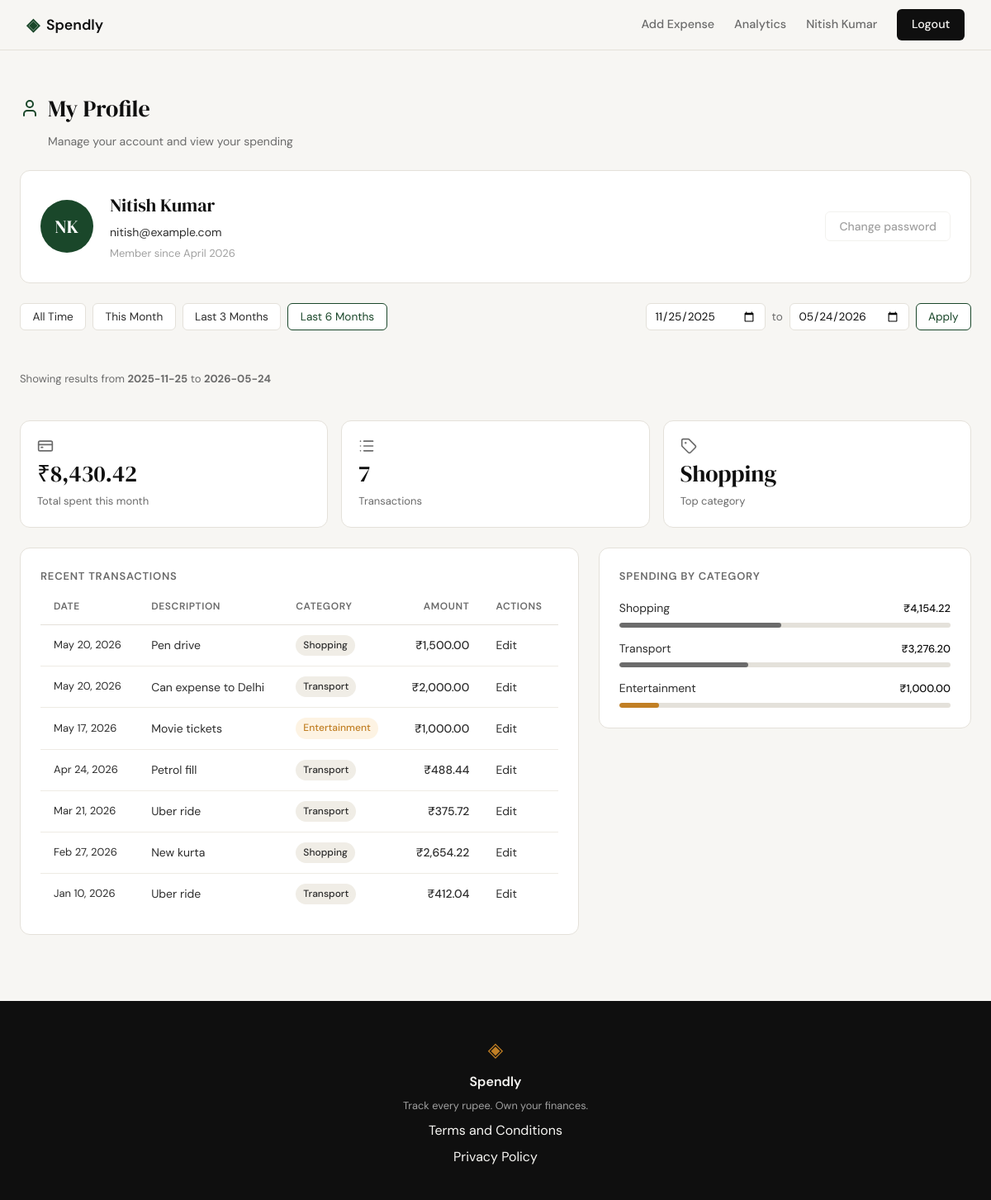
Screenshot of /profile?date_from=2025-11-25&date_to=2026-05-24 (signed in) with the database file from the repository.
### tables this page shows
CREATE TABLE users (
            id            INTEGER PRIMARY KEY AUTOINCREMENT,
            name          TEXT    NOT NULL,
            email         TEXT    UNIQUE NOT NULL,
            password_hash TEXT    NOT NULL,
            created_at    TEXT    DEFAULT (datetime('now'))
        );

CREATE TABLE expenses (
            id          INTEGER PRIMARY KEY AUTOINCREMENT,
            user_id     INTEGER NOT NULL REFERENCES users(id),
            amount      REAL    NOT NULL,
            category    TEXT    NOT NULL,
            date        TEXT    NOT NULL,
            description TEXT,
            created_at  TEXT    DEFAULT (datetime('now'))
        );

### app.py (the view)
@app.route("/profile")
def profile():
    if not session.get("user_id"):
        return redirect(url_for("login"))
    user_id = session["user_id"]
    date_from = _parse_date(request.args.get("date_from", ""))
    date_to = _parse_date(request.args.get("date_to", ""))
    if date_from and date_to and date_from > date_to:
        flash("Start date must be before end date.")
        date_from = date_to = ""
    date_from = date_from or None
    date_to = date_to or None
    today = date.today()
    presets = {
        "this_month": (today.replace(day=1).isoformat(), today.isoformat()),
        "last_3_months": ((today - timedelta(days=90)).isoformat(), today.isoformat()),
        "last_6_months": ((today - timedelta(days=180)).isoformat(), today.isoformat()),
    }
    active_preset = "all_time"
    for name, (pf, pt) in presets.items():
        if date_from == pf and date_to == pt:
            active_preset = name
            break
    user = get_user_by_id(user_id)
    stats = get_summary_stats(user_id, date_from=date_from, date_to=date_to)
    transactions = get_recent_transactions(
        user_id, date_from=date_from, date_to=date_to
    )
    categories = get_category_breakdown(user_id, date_from=date_from, date_to=date_to)
    return render_template(
        "profile.html",
        user=user,
        stats=stats,
        transactions=transactions,
        categories=categories,
        date_from=date_from or "",
        date_to=date_to or "",
        presets=presets,
        active_preset=active_preset,
    )

### app.py (called while the page is built)
def _parse_date(value):
    try:
        datetime.strptime(value, "%Y-%m-%d")
        return value
    except (ValueError, TypeError):
        return ""

### database/db.py (called while the page is built)
def get_db():
    conn = sqlite3.connect(DB_PATH)
    conn.row_factory = sqlite3.Row
    conn.execute("PRAGMA foreign_keys = ON")
    return conn

### database/queries.py (called while the page is built)
def _date_clause(date_from, date_to):
    if date_from and date_to:
        return "AND date BETWEEN ? AND ?", (date_from, date_to)
    if date_from:
        return "AND date >= ?", (date_from,)
    if date_to:
        return "AND date <= ?", (date_to,)
    return "", ()

def get_user_by_id(user_id):
    conn = get_db()
    row = conn.execute(
        "SELECT name, email, created_at FROM users WHERE id = ?",
        (user_id,),
    ).fetchone()
    conn.close()
    if row is None:
        return None
    name = row["name"]
    tokens = name.split()
    initials = "".join(t[0] for t in tokens[:2]).upper() if tokens else ""
    created_at = row["created_at"].split(" ")[0]
    member_since = datetime.strptime(created_at, "%Y-%m-%d").strftime("%B %Y")
    return {
        "name": name,
        "email": row["email"],
        "member_since": member_since,
        "initials": initials,
    }

def get_recent_transactions(user_id, limit=10, date_from=None, date_to=None):
    clause, params = _date_clause(date_from, date_to)
    sql = (
        "SELECT id, date, description, category, amount FROM expenses "
        "WHERE user_id = ?"
    )
    if clause:
        sql = sql + " " + clause
    sql = sql + " ORDER BY date DESC, id DESC LIMIT ?"
    conn = get_db()
    rows = conn.execute(sql, (user_id, *params, limit)).fetchall()
    conn.close()
    return [
        {
            "id": row["id"],
            "date": datetime.strptime(row["date"], "%Y-%m-%d").strftime("%b %d, %Y"),
            "description": row["description"],
            "category": row["category"],
            "amount": f"₹{row['amount']:,.2f}",
        }
        for row in rows
    ]

### templates/profile.html (shortened to what this page needs)
{% extends "base.html" %}
{% block head %}
<link rel="stylesheet" href="{{ url_for('static', filename='css/profile.css') }}">
{% endblock %}
{% block content %}
<div class="profile-page">
    <div class="profile-header">
        <div class="profile-header-left">
            <i data-lucide="user"></i>
            <h1 class="profile-title">My Profile</h1>
        </div>
        <p class="profile-subtitle">Manage your account and view your spending</p>
    </div>
    <div class="profile-card">
        <div class="avatar-circle">{{ user.initials }}</div>
        <div class="profile-card-info">
            <h2 class="profile-name">{{ user.name }}</h2>
            <p class="profile-email">{{ user.email }}</p>
            <p class="profile-since">Member since {{ user.member_since }}</p>
        </div>
        <div class="profile-card-actions">
            <button class="btn-ghost btn-disabled" disabled>Change password</button>
        </div>
    </div>
    <div class="filter-bar">
        <div class="filter-presets">
            <a href="{{ url_for('profile') }}"
               class="filter-btn{% if active_preset == 'all_time' %} filter-btn--active{% endif %}">All Time</a>
            <a href="{{ url_for('profile', date_from=presets.this_month[0], date_to=presets.this_month[1]) }}"
               class="filter-btn{% if active_preset == 'this_month' %} filter-btn--active{% endif %}">This Month</a>
            <a href="{{ url_for('profile', date_from=presets.last_3_months[0], date_to=presets.last_3_months[1]) }}"
               class="filter-btn{% if active_preset == 'last_3_months' %} filter-btn--active{% endif %}">Last 3 Months</a>
            <a href="{{ url_for('profile', date_from=presets.last_6_months[0], date_to=presets.last_6_months[1]) }}"
               class="filter-btn{% if active_preset == 'last_6_months' %} filter-btn--active{% endif %}">Last 6 Months</a>
        </div>
        <form class="filter-custom" method="get" action="{{ url_for('profile') }}">
            <input type="date" name="date_from" value="{{ date_from }}" class="filter-input">
            <span class="filter-sep">to</span>
            <input type="date" name="date_to" value="{{ date_to }}" class="filter-input">
            <button type="submit" class="filter-btn filter-btn--apply">Apply</button>
        </form>
    </div>
    {% if date_from or date_to %}
    <p class="filter-notice">
        Showing results
        {% if date_from %} from <strong>{{ date_from }}</strong>{% endif %}
        {% if date_to %} to <strong>{{ date_to }}</strong>{% endif %}
    </p>
    {% endif %}
    <div class="stats-row">
        <div class="stat-card">
            <i data-lucide="credit-card" class="stat-icon"></i>
            <span class="stat-value">{{ stats.total_spent }}</span>
            <span class="stat-label">Total spent this month</span>
        </div>
        <div class="stat-card">
            <i data-lucide="list" class="stat-icon"></i>
            <span class="stat-value">{{ stats.transaction_count }}</span>
            <span class="stat-label">Transactions</span>
        </div>
        <div class="stat-card">
            <i data-lucide="tag" class="stat-icon"></i>
            <span class="stat-value">{{ stats.top_category }}</span>
            <span class="stat-label">Top category</span>
        </div>
    </div>
    <div class="profile-grid">
        <div class="tx-table-wrap">
            <h3 class="section-heading">Recent Transactions</h3>
            <table class="tx-table">
                <thead>
                    <tr>
                        <th>Date</th>
                        <th>Description</th>
                        <th>Category</th>
                        <th class="tx-amount-col">Amount</th>
                        <th>Actions</th>
                    </tr>
                </thead>
                <tbody>
                    {% for tx in transactions %}
                    <tr>
                        <td class="tx-date">{{ tx.date }}</td>
                        <td>{{ tx.description }}</td>
                        <td>
                            <span class="badge badge--{{ tx.category | lower }}">{{ tx.category }}</span>
                        </td>
                        <td class="tx-amount">{{ tx.amount }}</td>
                        <td><a href="{{ url_for('edit_expense', id=tx.id) }}" class="tx-edit-link">Edit</a></td>
                    </tr>
                    {% endfor %}
                </tbody>
            </table>
        </div>
        <div class="category-breakdown">
            <h3 class="section-heading">Spending by Category</h3>
            <div class="category-list">
                {% for cat in categories %}
                <div class="category-row cat--{{ cat.name | lower }}">
                    <div class="category-row-top">
                        <span class="category-name">{{ cat.name }}</span>
                        <span class="category-amount">{{ cat.amount }}</span>
                    </div>
                    <div class="category-bar-track">
                        <div class="category-bar-fill" style="--pct: {{ cat.pct }}%"></div>
                    </div>
                </div>
                {% endfor %}
            </div>
        </div>
    </div>
</div>
{% endblock %}

### templates/base.html (shortened to what this page needs)
<!DOCTYPE html>
<html lang="en">
<head>
    <link rel="stylesheet" href="{{ url_for('static', filename='css/style.css') }}">
    {% block head %}{% endblock %}
</head>
<body>
    <nav class="navbar">
        <div class="nav-inner">
            <a href="{{ url_for('landing') }}" class="nav-brand">
                <span class="brand-icon">◈</span>
                <span class="brand-name">Spendly</span>
            </a>
            <div class="nav-links">
                {% if session.get("user_id") %}
                <a href="{{ url_for('add_expense') }}"
                   class="nav-link{% if request.endpoint == 'add_expense' %} nav-link--active{% endif %}">Add Expense</a>
                <a href="{{ url_for('analytics') }}"
                   class="nav-link{% if request.endpoint == 'analytics' %} nav-link--active{% endif %}">Analytics</a>
                <a href="{{ url_for('profile') }}" class="nav-username">{{ session["user_name"] }}</a>
                <a href="{{ url_for('logout') }}" class="nav-cta">Logout</a>
                {% else %}
                <a href="{{ url_for('login') }}">Sign in</a>
                <a href="{{ url_for('register') }}" class="nav-cta">Get started</a>
                {% endif %}
            </div>
        </div>
    </nav>
    <main class="main-content">
        {% block content %}{% endblock %}
    </main>
    <footer class="footer">
        <div class="footer-inner">
            <span class="brand-icon">◈</span>
            <span class="footer-name">Spendly</span>
            <p class="footer-copy">Track every rupee. Own your finances.</p>
            <a href="/terms">Terms and Conditions</a>
            <a href="/privacy">Privacy Policy</a>
        </div>
    </footer>
</body>
</html>

### static/css/style.css (style rules this page uses)
:root { --ink: #0f0f0f; --ink-soft: #2d2d2d; --ink-muted: #6b6b6b; --ink-faint: #a0a0a0; --paper: #f7f6f3; --paper-warm: #f0ede6; --paper-card: #ffffff; --accent: #1a472a; --accent-light: #e8f0eb; --accent-2: #c17f24; --accent-2-light: #fdf3e3; --danger: #c0392b; --danger-light: #fdecea; --border: #e4e1da; --border-soft: #eeebe4; --font-display: 'DM Serif Display', Georgia, serif; --font-body: 'DM Sans', system-ui, sans-serif; --max-width: 1200px; --auth-width: 440px; --radius-sm: 6px; --radius-md: 12px; --radius-lg: 20px; }
*, *::before, *::after { box-sizing: border-box; margin: 0; padding: 0; }
html { font-size: 16px; scroll-behavior: smooth; }
body { background: var(--paper); color: var(--ink); font-family: var(--font-body); font-size: 1rem; line-height: 1.6; -webkit-font-smoothing: antialiased; }
a { color: inherit; text-decoration: none; }
.navbar { position: sticky; top: 0; z-index: 100; background: var(--paper); border-bottom: 1px solid var(--border); padding: 0 2rem; }
.nav-inner { max-width: var(--max-width); margin: 0 auto; height: 60px; display: flex; align-items: center; justify-content: space-between; }
.nav-brand { display: flex; align-items: center; gap: 0.5rem; font-family: var(--font-body); font-weight: 600; font-size: 1.1rem; color: var(--ink); }
.brand-icon { color: var(--accent); font-size: 1.3rem; }
.brand-name { color: var(--ink); }
.nav-links { display: flex; align-items: center; gap: 1.5rem; font-size: 0.9rem; font-weight: 500; }
.nav-links a { color: var(--ink-muted); transition: color 0.2s; }
.nav-link { color: var(--ink-muted); transition: color 0.2s; }
.nav-cta { background: var(--ink) !important; color: var(--paper) !important; padding: 0.45rem 1.1rem; border-radius: var(--radius-sm); transition: background 0.2s !important; }
.main-content { min-height: calc(100vh - 60px - 100px); }
.btn-ghost { display: inline-block; background: transparent; color: var(--ink-soft); padding: 0.65rem 1.5rem; border-radius: var(--radius-sm); font-size: 0.9rem; font-weight: 500; border: 1px solid var(--border); transition: all 0.2s; text-decoration: none; }
.footer { background: var(--ink); color: var(--paper); padding: 2.5rem 2rem; text-align: center; }
.footer-inner { display: flex; flex-direction: column; align-items: center; gap: 0.4rem; }
.footer .brand-icon { color: var(--accent-2); font-size: 1.5rem; }
.footer-name { font-weight: 600; font-size: 1rem; }
.footer-copy { font-size: 0.8rem; color: var(--ink-faint); }

### rows the page displays
users: user_name "Nitish Kumar", name "Nitish Kumar", email "nitish@example.com"
expenses: date "May 20, 2026", description "Pen drive", category "Shopping", amount "₹1,500.00"
expenses: date "May 20, 2026", description "Can expense to Delhi", category "Transport", amount "₹2,000.00"
expenses: date "May 17, 2026", description "Movie tickets", category "Entertainment", amount "₹1,000.00"
expenses: date "Apr 24, 2026", description "Petrol fill", category "Transport", amount "₹488.44"
expenses: date "Mar 21, 2026", description "Uber ride", category "Transport", amount "₹375.72"
expenses: date "Feb 27, 2026", description "New kurta", category "Shopping", amount "₹2,654.22"
expenses: date "Jan 10, 2026", description "Uber ride", category "Transport", amount "₹412.04"

### other values shown
{{ user.initials }} "NK"
{{ user.member_since }} "April 2026"
{{ date_from }} "2025-11-25"
{{ date_to }} "2026-05-24"
{{ stats.total_spent }} "₹8,430.42"
{{ stats.transaction_count }} "7"
{{ stats.top_category }} "Shopping"
{{ cat.name }} "Shopping" "Transport" "Entertainment"
{{ cat.amount }} "₹4,154.22" "₹3,276.20" "₹1,000.00"
